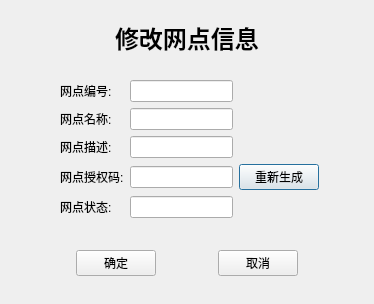
<?xml version="1.0" encoding="UTF-8"?>
<ui version="4.0">
 <class>ModifyNetSite</class>
 <widget class="QDialog" name="ModifyNetSite">
  <property name="geometry">
   <rect>
    <x>0</x>
    <y>0</y>
    <width>374</width>
    <height>304</height>
   </rect>
  </property>
  <property name="windowTitle">
   <string>Dialog</string>
  </property>
  <layout class="QVBoxLayout" name="verticalLayout">
   <item>
    <widget class="QWidget" name="widget" native="true">
     <property name="sizePolicy">
      <sizepolicy hsizetype="Preferred" vsizetype="Fixed">
       <horstretch>0</horstretch>
       <verstretch>0</verstretch>
      </sizepolicy>
     </property>
     <layout class="QHBoxLayout" name="horizontalLayout">
      <item>
       <spacer name="horizontalSpacer">
        <property name="orientation">
         <enum>Qt::Horizontal</enum>
        </property>
        <property name="sizeHint" stdset="0">
         <size>
          <width>66</width>
          <height>20</height>
         </size>
        </property>
       </spacer>
      </item>
      <item>
       <widget class="QLabel" name="label">
        <property name="font">
         <font>
          <family>微软雅黑</family>
          <pointsize>18</pointsize>
          <weight>75</weight>
          <bold>true</bold>
         </font>
        </property>
        <property name="text">
         <string>修改网点信息</string>
        </property>
       </widget>
      </item>
      <item>
       <spacer name="horizontalSpacer_2">
        <property name="orientation">
         <enum>Qt::Horizontal</enum>
        </property>
        <property name="sizeHint" stdset="0">
         <size>
          <width>65</width>
          <height>20</height>
         </size>
        </property>
       </spacer>
      </item>
     </layout>
    </widget>
   </item>
   <item>
    <widget class="QWidget" name="widget_2" native="true">
     <layout class="QGridLayout" name="gridLayout">
      <item row="1" column="0">
       <spacer name="horizontalSpacer_3">
        <property name="orientation">
         <enum>Qt::Horizontal</enum>
        </property>
        <property name="sizeType">
         <enum>QSizePolicy::Fixed</enum>
        </property>
        <property name="sizeHint" stdset="0">
         <size>
          <width>40</width>
          <height>20</height>
         </size>
        </property>
       </spacer>
      </item>
      <item row="6" column="1">
       <widget class="QLabel" name="label_5">
        <property name="text">
         <string>网点授权码:</string>
        </property>
       </widget>
      </item>
      <item row="5" column="1">
       <widget class="QLabel" name="label_4">
        <property name="text">
         <string>网点描述:</string>
        </property>
       </widget>
      </item>
      <item row="5" column="2">
       <widget class="QLineEdit" name="description"/>
      </item>
      <item row="1" column="2">
       <widget class="QLineEdit" name="number"/>
      </item>
      <item row="4" column="2">
       <widget class="QLineEdit" name="name"/>
      </item>
      <item row="1" column="1">
       <widget class="QLabel" name="label_2">
        <property name="text">
         <string>网点编号:</string>
        </property>
       </widget>
      </item>
      <item row="8" column="2">
       <widget class="QLineEdit" name="status"/>
      </item>
      <item row="4" column="1">
       <widget class="QLabel" name="label_3">
        <property name="text">
         <string>网点名称:</string>
        </property>
       </widget>
      </item>
      <item row="6" column="2">
       <widget class="QLineEdit" name="authCode"/>
      </item>
      <item row="8" column="1">
       <widget class="QLabel" name="label_6">
        <property name="text">
         <string>网点状态:</string>
        </property>
       </widget>
      </item>
      <item row="6" column="4">
       <widget class="QPushButton" name="createAuthCode">
        <property name="text">
         <string>重新生成</string>
        </property>
       </widget>
      </item>
      <item row="6" column="5">
       <spacer name="horizontalSpacer_8">
        <property name="orientation">
         <enum>Qt::Horizontal</enum>
        </property>
        <property name="sizeHint" stdset="0">
         <size>
          <width>40</width>
          <height>20</height>
         </size>
        </property>
       </spacer>
      </item>
     </layout>
    </widget>
   </item>
   <item>
    <widget class="QWidget" name="widget_3" native="true">
     <layout class="QHBoxLayout" name="horizontalLayout_2">
      <item>
       <spacer name="horizontalSpacer_5">
        <property name="orientation">
         <enum>Qt::Horizontal</enum>
        </property>
        <property name="sizeHint" stdset="0">
         <size>
          <width>40</width>
          <height>20</height>
         </size>
        </property>
       </spacer>
      </item>
      <item>
       <widget class="QPushButton" name="okBtn">
        <property name="text">
         <string>确定</string>
        </property>
       </widget>
      </item>
      <item>
       <spacer name="horizontalSpacer_7">
        <property name="orientation">
         <enum>Qt::Horizontal</enum>
        </property>
        <property name="sizeHint" stdset="0">
         <size>
          <width>40</width>
          <height>20</height>
         </size>
        </property>
       </spacer>
      </item>
      <item>
       <widget class="QPushButton" name="cancleBtn">
        <property name="text">
         <string>取消</string>
        </property>
       </widget>
      </item>
      <item>
       <spacer name="horizontalSpacer_6">
        <property name="orientation">
         <enum>Qt::Horizontal</enum>
        </property>
        <property name="sizeHint" stdset="0">
         <size>
          <width>40</width>
          <height>20</height>
         </size>
        </property>
       </spacer>
      </item>
     </layout>
    </widget>
   </item>
  </layout>
 </widget>
 <resources/>
 <connections/>
</ui>
